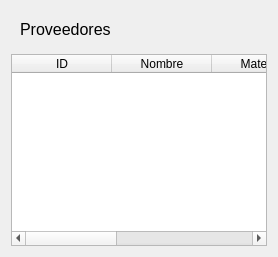
              <widget class="QWidget" name="tbProvider_4">
               <layout class="QVBoxLayout" name="verticalLayout_13">
                <item>
                 <widget class="QWidget" name="widget_17" native="true">
                  <layout class="QHBoxLayout" name="horizontalLayout_18">
                   <item>
                    <widget class="QLabel" name="label_10">
                     <property name="font">
                      <font>
                       <pointsize>12</pointsize>
                      </font>
                     </property>
                     <property name="text">
                      <string>Proveedores</string>
                     </property>
                    </widget>
                   </item>
                  </layout>
                 </widget>
                </item>
                <item>
                 <widget class="QTableWidget" name="tableProvider_4">
                  <property name="selectionBehavior">
                   <enum>QAbstractItemView::SelectRows</enum>
                  </property>
                  <attribute name="horizontalHeaderStretchLastSection">
                   <bool>true</bool>
                  </attribute>
                  <column>
                   <property name="text">
                    <string>ID</string>
                   </property>
                  </column>
                  <column>
                   <property name="text">
                    <string>Nombre</string>
                   </property>
                  </column>
                  <column>
                   <property name="text">
                    <string>Material</string>
                   </property>
                  </column>
                  <column>
                   <property name="text">
                    <string>Telefono</string>
                   </property>
                  </column>
                  <column>
                   <property name="text">
                    <string>Email</string>
                   </property>
                  </column>
                 </widget>
                </item>
               </layout>
              </widget>
